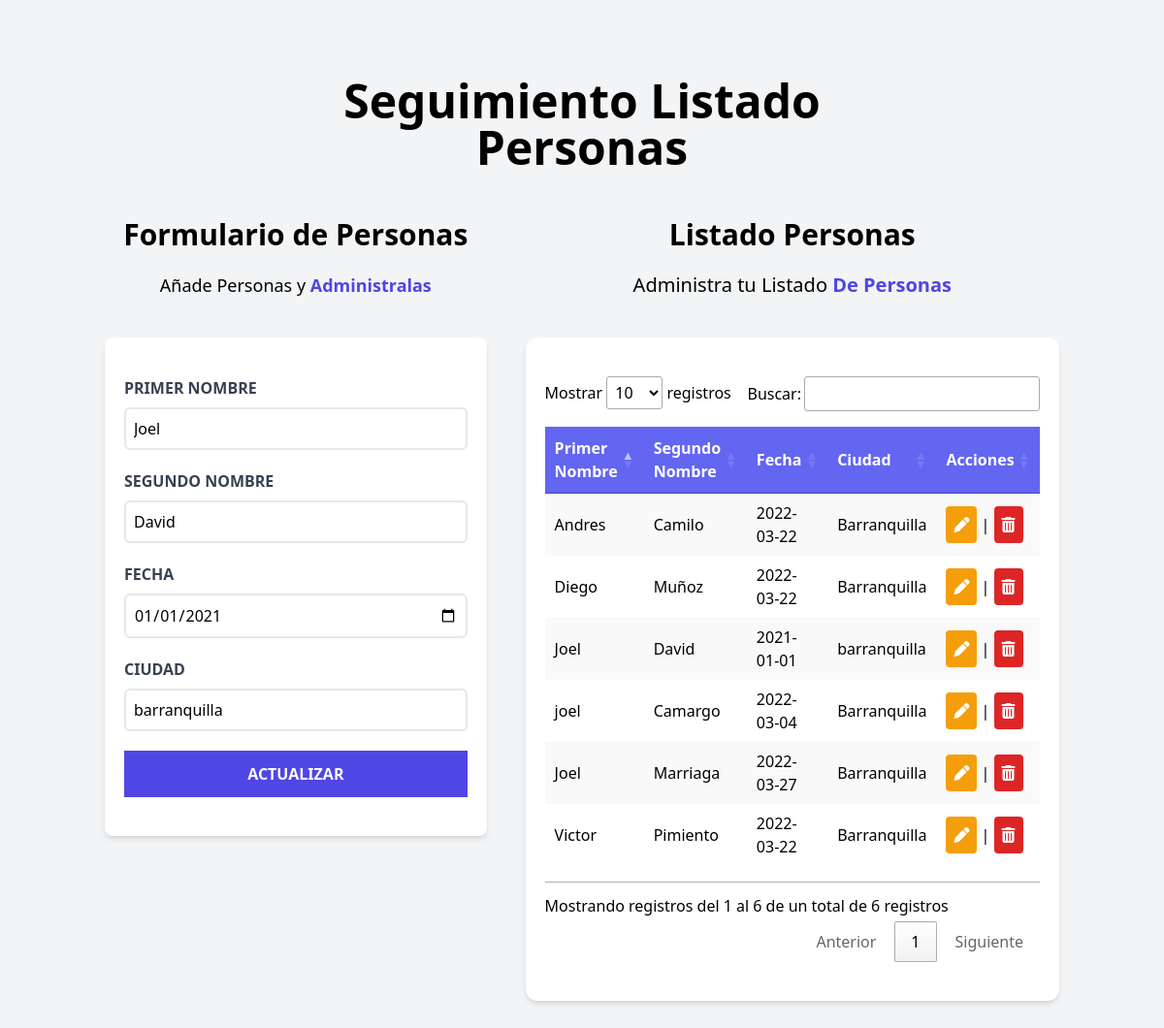
Screenshot of /?editar&id=1 with the database file from the repository.
### tables this page shows
CREATE TABLE IF NOT EXISTS `persona` (
  `idpersona` int(11) NOT NULL AUTO_INCREMENT,
  `firstName` varchar(45) NOT NULL,
  `lastName` varchar(45) NOT NULL,
  `dob` date NOT NULL,
  `city` varchar(45) NOT NULL,
  PRIMARY KEY (`idpersona`)
);

### Data/Conexion.php (called while the page is built)
<?php
    class Conexion {
        public static function con() {
            $host = 'localhost';
            $user = 'root';
            $password = '';
            $db = 'personas';
            $enlace = mysqli_connect($host, $user, $password) or die("Error conectando al servidor");
          mysqli_select_db ($enlace, $db)or die ($db. " Base de datos no encontrada.". $user);
          return $enlace;
        }
    }

### Bussines/PersonService.php (called while the page is built, shortened)
<?php
    require_once('Data/Conexion.php');
    class PersonService{
        public static function getPersons(){
            $sql = "SELECT * from persona";
            $registros = [];
            $res = mysqli_query(Conexion::con(), $sql);
            while($reg=mysqli_fetch_assoc($res)){
                $registros[]=$reg;
            }
            return $registros;
        }
        public static function getPerson($id){
            $sql = "SELECT * from persona WHERE idpersona = $id";
            $registro = [];
            $res = mysqli_query(Conexion::con(), $sql);
            while($reg=mysqli_fetch_assoc($res)){
                $registro[]=$reg;
            }
            return $registro[0];
        }
    }
?>

### index.php (the view, shortened to what this page needs)
<?php
require_once('Bussines/PersonService.php');
?>
<!DOCTYPE html>
<html lang="es">
<head>
    <script src="https://cdn.tailwindcss.com"></script>
    <link rel="stylesheet" type="text/css" href="https://cdn.datatables.net/1.11.5/css/jquery.dataTables.css">
</head>
<body class="bg-gray-100 h-screen">
    <div class="container mx-auto mt-20">
    <h1 class="font-black text-5xl text-center md:w-2/3 mx-auto">
        Seguimiento Listado <span className="text-indigo-600">Personas</span>
    </h1>
        <div class="mt-12 md:flex">
            <?php
                if(isset($_GET['editar'])){
                    $id =  $_GET['id'];
                    $person = PersonService::getPerson($id);
            ?>
            <div class="md:w-1/2 lg:w-2/5 mx-5">
                <h4 class="font-black text-3xl text-center">Formulario de Personas</h4>
                <p class="text-lg mt-5 text-center mb-10">
                    Añade Personas y
                    <span class="text-indigo-600 font-bold">Administralas</span>
                </p>
                <form class="bg-white shadow-md rounded-lg py-10 px-5 mb-10" name="persona" method="GET" >
                    <div class="mb-5">
                        <label for="pNombre" class="block text-gray-700 uppercase font-bold">Primer Nombre
                        </label>
                        <input id="pNombre" type="text" name="pNombre" placeholder="Primer Nombre de la Persona" class="border-2 w-full p-2 mt-2 placeholder-gray-400 rounded-md" value="<?= $person['firstName'] ?>" onchange=" obj['pNombre'] = this.value"/>
                    </div>
                    <div class="mb-5">
                        <label for="sNombre" class="block text-gray-700 uppercase font-bold">Segundo Nombre
                        </label>
                        <input id="sNombre" type="text" name="sNombre" placeholder="Segundo Nombre de la Persona" class="border-2 w-full p-2 mt-2 placeholder-gray-400 rounded-md" value="<?= $person['lastName'] ?>" onchange=" obj['sNombre'] = this.value"/>
                    </div>
                    <div class="mb-5">
                        <label for="Dob" class="block text-gray-700 uppercase font-bold">Fecha
                        </label>
                        <input id="Dob" type="date" name="dob" class="border-2 w-full p-2 mt-2 placeholder-gray-400 rounded-md" value="<?= $person['dob'] ?>" onchange=" obj['dob'] = this.value"/>
                    </div>
                    <div class="mb-5">
                        <label for="ciudad" class="block text-gray-700 uppercase font-bold">Ciudad
                        </label>
                        <input id="ciudad" type="text" name="city" placeholder="Ciudad de Residencia" class="border-2 w-full p-2 mt-2 placeholder-gray-400 rounded-md" value="<?= $person['city'] ?>" onchange=" obj['ciudad'] = this.value"/>
                    </div>
                    <input type="submit" class="bg-indigo-600 w-full p-3 text-white uppercase font-bold hover:bg-indigo-700 cursor-pointer transition-colors" value="actualizar"/>
                </form>
            </div>
            <?php } ?>
            <div class="md:w-1/2 lg:w-3/5 md:h-screen">
                <h2 class="font-black text-3xl text-center">Listado Personas</h2>
                        <p class="text-xl mt-5 mb-10 text-center">
                            Administra tu Listado
                            <span class="text-indigo-600 font-bold">De Personas</span>
                        </p>
                <div class="mx-5 my-10 bg-white shadow-md px-5 py-10 rounded-xl overflow-x-scroll">
                    <table id="example" class="stripe hover" style="width:100%; padding-top: 1em;  padding-bottom: 1em;">
                        <thead>
                            <tr class="bg-indigo-500 bg-opacity-100 text-white">
                            <th>Primer Nombre</th>
                            <th>Segundo Nombre</th>
                            <th>Fecha</th>
                            <th>Ciudad</th>
                            <th>Acciones</th>
                            </tr>
                        </thead>
                        <tbody>
                             <?php
                                $personas = PersonService::getPersons();
                                foreach ($personas as $person) {
                             ?>
                                <tr>
                                    <td><?= $person['firstName'] ?></td>
                                    <td><?= $person['lastName'] ?></td>
                                    <td><?= $person['dob'] ?></td>
                                    <td><?= $person['city'] ?></td>
                                    <td>
                                        <a href="?editar&id=<?= $person['idpersona'] ?>" class="p-2 bg-amber-500 text-white rounded"><i class="fa fa-pen"></i></a> | <a onclick="eliminar(<?= $person['idpersona'] ?>)" class="p-2 bg-red-600 text-white rounded cursor-pointer"><i class="fa fa-trash"></i></a>
                                    </td>
                                </tr>
                            <?php
                                        }
                            ?>
                        </tbody>
                    </table>
                </div>
            </div>
        </div>
        </div>
</body>
</html>

### rows the page displays
persona: pNombre "Joel", sNombre "David", dob "01/01/2021", city "barranquilla", firstName "Joel", lastName "David", dob "2021-01-01"
persona: firstName "Diego", lastName "Muñoz", dob "2022-03-22", city "Barranquilla"
persona: firstName "Victor", lastName "Pimiento", dob "2022-03-22", city "Barranquilla"
persona: firstName "Andres", lastName "Camilo", dob "2022-03-22", city "Barranquilla"
persona: firstName "joel", lastName "Camargo", dob "2022-03-04", city "Barranquilla"
persona: firstName "Joel", lastName "Marriaga", dob "2022-03-27", city "Barranquilla"
